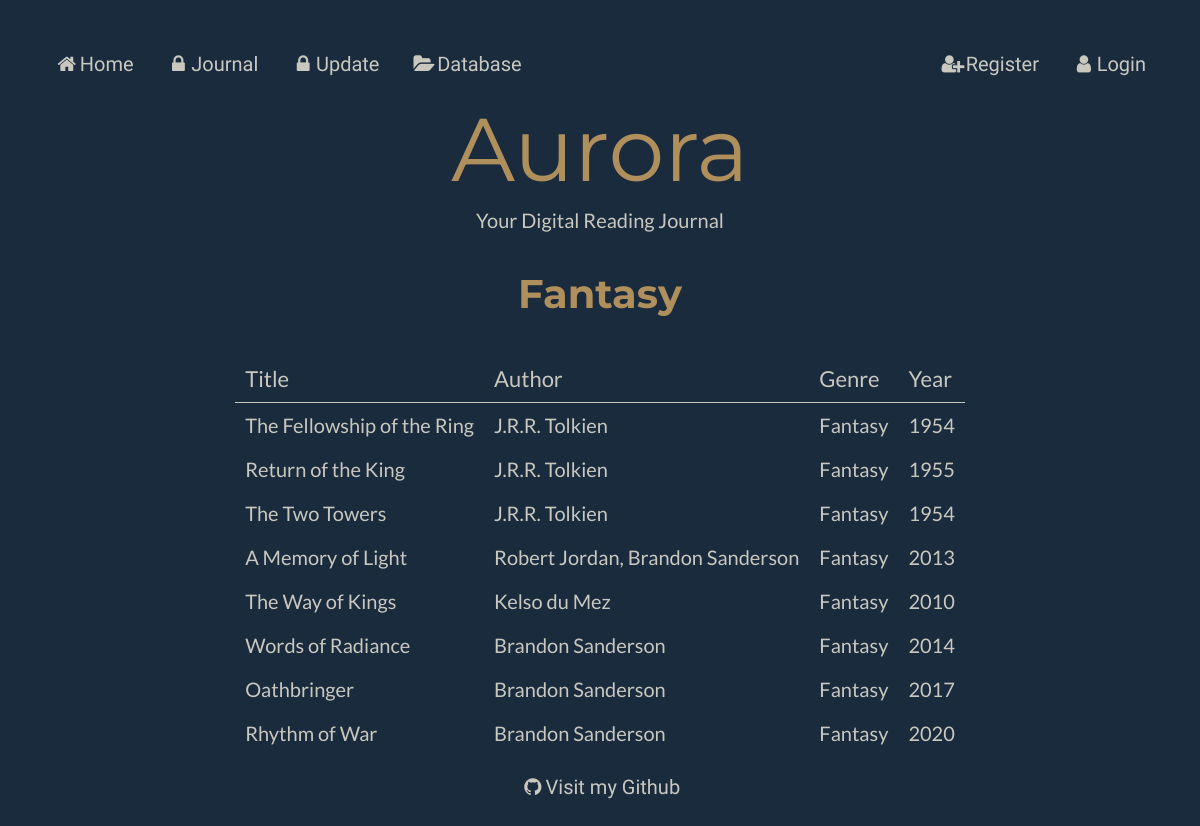
/genre/Fantasy, run on the app's committed database.
### models.py (models this page shows)
class Genres (db.Model):
    __tablename__ = "Genres"
    genreid = db.Column(db.Integer, primary_key=True)
    name = db.Column(db.String(80))
    description = db.Column(db.String(80))
    books = db.relationship("Books", secondary=BooksGenres, back_populates="genres")

class Books (db.Model):
    __tablename__ = "Books"
    bookid = db.Column(db.Integer, primary_key=True)
    title = db.Column(db.String(80))
    synopsis = db.Column(db.String(80))
    year = db.Column(db.String(80))
    authors = db.relationship("Authors", secondary=BooksAuthors, back_populates="books")
    users = db.relationship("Users", secondary=BooksUsers, back_populates="books")
    genres = db.relationship("Genres", secondary=BooksGenres, back_populates="books")

### main.py (the view)
@app.route('/genre/<name>')
def genre(name):
    genre = models.Genres.query.filter_by(name=name).first_or_404()
    return render_template('genre.html', genre=genre, page_title=genre)

### main.py (called while the page is built)
@app.context_processor
def add_current_user():
    if session.get('user'): # if a user is logged in
        return dict(current_user=models.Users.query.get(session['user'])) # current user is equal to userinfo of user session
    return dict(current_user=None) # otherwise current user is none

### templates/genre.html
{% extends 'layout.html' %}
{% block content %}
<h1>{{genre.name}}</h1>
<table>
    <tr>
        <th colspan = 1>Title</th>
        <th colspan = 1>Author</th>
        <th colspan = 1>Genre</th>
        <th colspan = 1>Year</th>
    </tr>
    {% for book in genre.books %}
    <tr>
        <td><a href="/book/{{ book.title }}">{{ book.title }}</a></td>
        <td><a href="/author/{{book.authors|join(', ', attribute='name') }}">{{ book.authors|join(', ', attribute='name') }}</a></td>
        <td><a href="/genre/{{book.genres|join(', ', attribute='name') }}">{{ book.genres|join(', ', attribute='name') }}</a></td>
        <td>{{ book.year }} </td>
    </tr>
    {% endfor%}
</table>
{% endblock %}

### static/styles.css (style rules this page uses)
:root { --bg-color: #1a2b3e; --main-color: #af8f5c; --sub-color: #3a506c; --text-color: #c9c8bf; --button-color-green: #2E8B57; --button-color-red: #B22222; --font-aurora: "Montserrat"; --font-header: "Montserrat"; --font-body: "Lato"; --font-nav: "Julius Sans One"; }
html { height: 100%; }
body { font-family: var(--font-body); color: var(--text-color) ; font-size: 20px; background-color: var(--bg-color); padding: 30px; text-align: center; min-height: 100%; }
h1 { font-family: var(--font-header); color: var(--main-color) ; padding: 10px; }
table { border-collapse: collapse; margin: auto; text-align: left; }
th, td { text-align: left; padding: 10px; }
tr { text-align: left; }
th { font-family: var(--font-body);; font-weight: normal; font-size: 110%; color: var(--text-color); border-bottom: thin solid var(--text-color); }
a:link { color: var(--text-color); background-color: transparent; text-decoration: none; cursor: pointer; }

### data on the page
Genres: name "Fantasy"
Books: title "The Fellowship of the Ring", authors "J.R.R. Tolkien", genres "Fantasy", year "1954"
Books: title "Return of the King", authors "J.R.R. Tolkien", genres "Fantasy", year "1955"
Books: title "The Two Towers", authors "J.R.R. Tolkien", genres "Fantasy", year "1954"
Books: title "A Memory of Light", authors "Robert Jordan, Brandon Sanderson", genres "Fantasy", year "2013"
Books: title "The Way of Kings", authors "Kelso du Mez", genres "Fantasy", year "2010"
Books: title "Words of Radiance", authors "Brandon Sanderson", genres "Fantasy", year "2014"
Books: title "Oathbringer", authors "Brandon Sanderson", genres "Fantasy", year "2017"
Books: title "Rhythm of War", authors "Brandon Sanderson", genres "Fantasy", year "2020"
